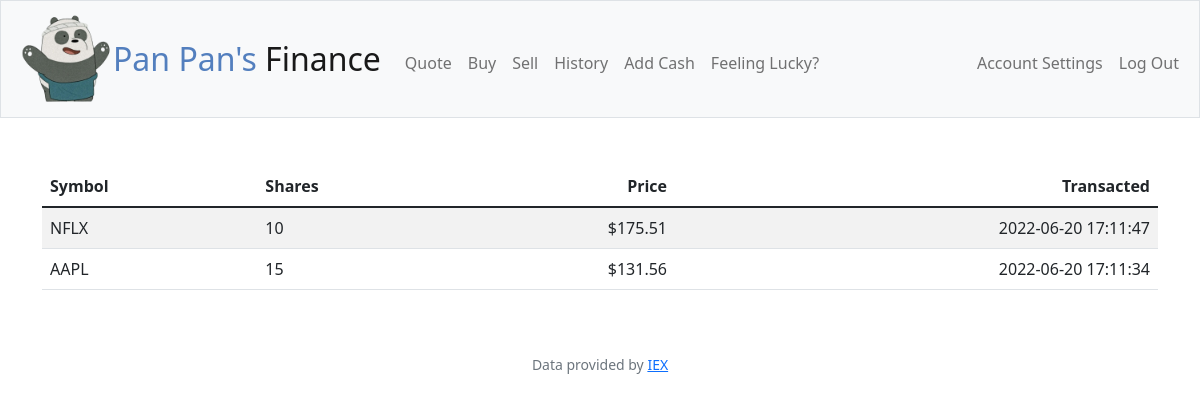
Screenshot of /history (signed in) with the database file from the repository.
### tables this page shows
CREATE TABLE transactions
(
    id INTEGER PRIMARY KEY AUTOINCREMENT NOT NULL,
    user_id INTEGER,
    symbol TEXT NOT NULL,
    stock_name TEXT NOT NULL,
    purchased_price NUMERIC NOT NULL,
    shares_qty NUMERIC NOT NULL,
    datetime TEXT NOT NULL,
    FOREIGN KEY(user_id) REFERENCES users(id)
);

### app.py (the view)
@app.route("/history")
@login_required
def history():
    conn = get_db_connection()
    if (request.method == "GET"):
        sess_id = session["user_id"]
        stocks_portfolio = conn.execute("SELECT * FROM transactions WHERE user_id = ?", (sess_id, )).fetchall()
        return render_template("history.html", stocks_portfolio=stocks_portfolio)

### app.py (called while the page is built)
@app.after_request
def after_request(response):
    response.headers["Cache-Control"] = "no-cache, no-store, must-revalidate"
    response.headers["Expires"] = 0
    response.headers["Pragma"] = "no-cache"
    return response

def get_db_connection():
    conn = sqlite3.connect('finance.db')
    conn.row_factory = sqlite3.Row  # Allows dictionary-like row access
    return conn

### helpers.py (called while the page is built)
def login_required(f):
    @wraps(f)
    def decorated_function(*args, **kwargs):
        if session.get("user_id") is None:
            return redirect("/login")
        return f(*args, **kwargs)
    return decorated_function

def usd(value):
    return f"${value:,.2f}"

### templates/history.html (shortened to what this page needs)
{% extends "layout.html" %}
{% block main %}
    <div class="container text-center table-responsive">
        <table class="table table-striped">
            <thead class="thead-dark">
                <tr>
                    <th class="text-start">Symbol</th>
                    <th class="text-start">Shares</th>
                    <th class="text-end">Price</th>
                    <th class="text-end">Transacted</th>
                </tr>
            </thead>
            <tbody>
                {% for stock in stocks_portfolio|reverse %}
                    <tr>
                        <td class="text-start">{{ stock.symbol }}</td>
                        <td class="text-start">{{ stock.shares_qty }}</td>
                        <td class="text-end">{{ stock.purchased_price | usd }}</td>
                        <td class="text-end">{{ stock.datetime }}</td>
                    </tr>
                {% endfor %}
            </tbody>
        </table>
    </div>
{% endblock %}

### rows the page displays
transactions: symbol "NFLX", shares_qty "10", purchased_price "$175.51", datetime "2022-06-20 17:11:47"
transactions: symbol "AAPL", shares_qty "15", purchased_price "$131.56", datetime "2022-06-20 17:11:34"
